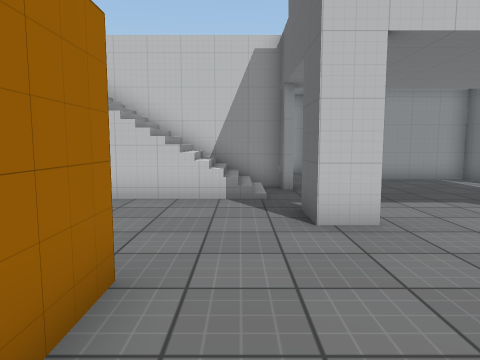
[1] (above)

24 first-person views from a walk through a 3-D level made in the Unity game engine. The camera is 1.3 m above the floor, tilts 6° down and sees 70° across. The floor is counted in squares, 1 m on a side. Each view is taken from the middle of a square. On the plan, view 1 faces up. The plan holds only what a view shows up to about 15 squares ahead; the rest is blank. The place goes on beyond the plan. The player character is not drawn. Some animated figures are left out. Some surface patterns are stand-ins.

[2]
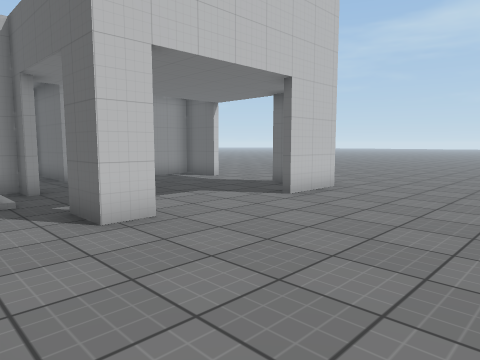

[3]
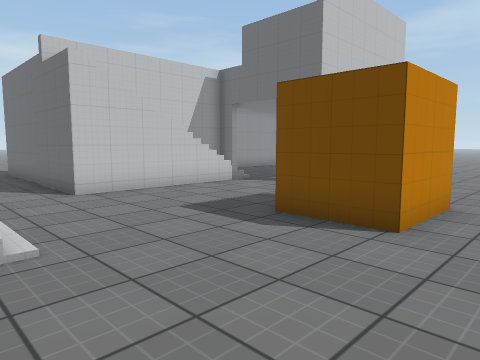

[4]
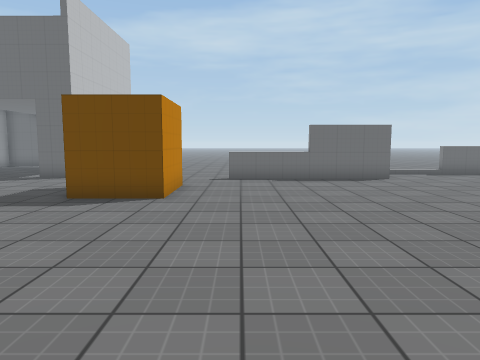

[5]
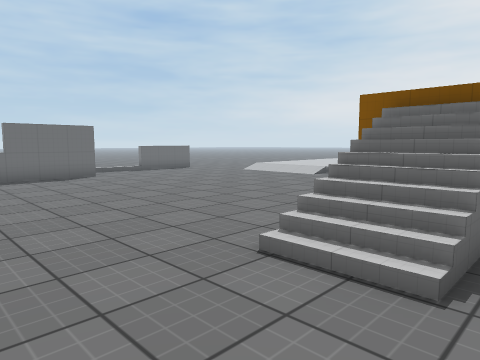

[6]
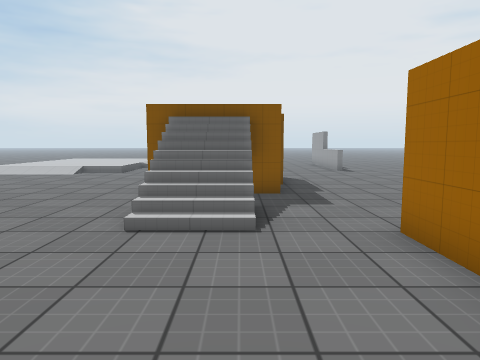

[7]
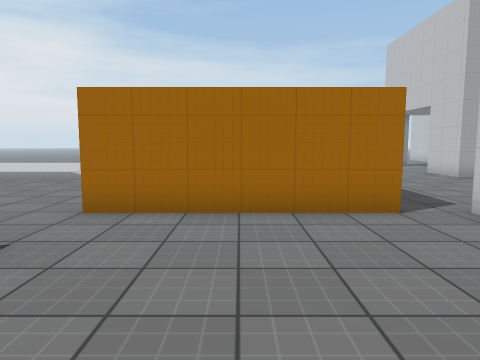

[8]
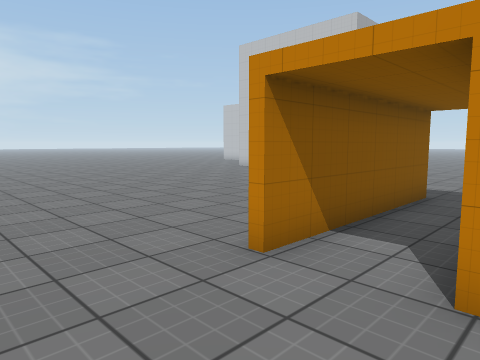

[9]
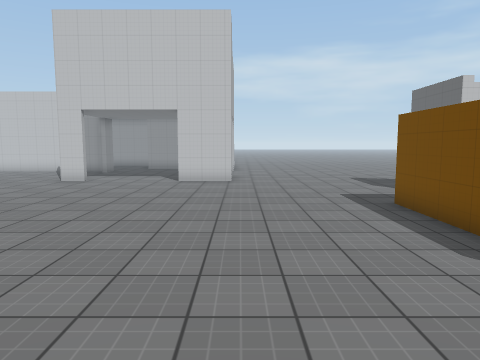

[10]
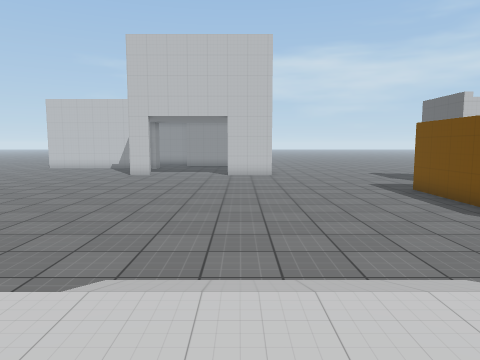

[11]
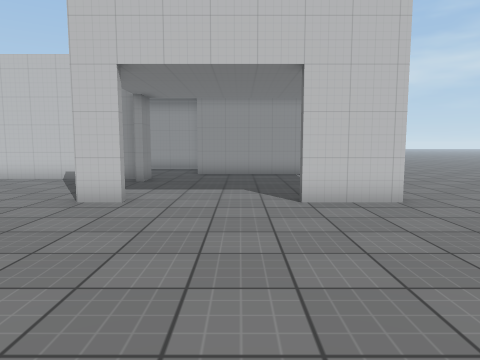

[12]
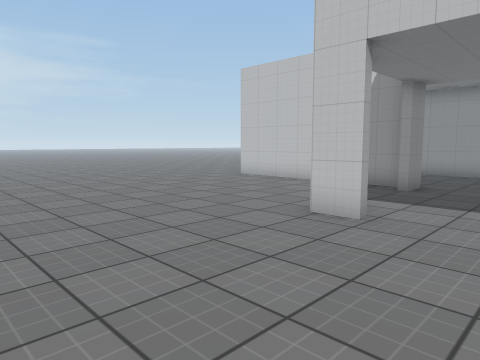

[13]
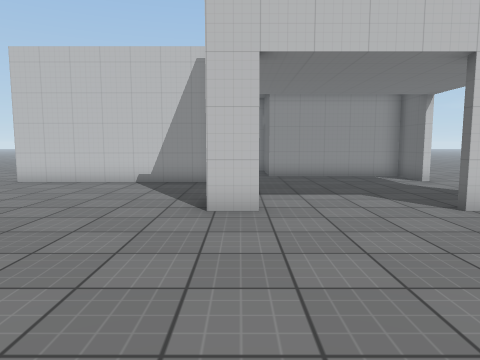

[14]
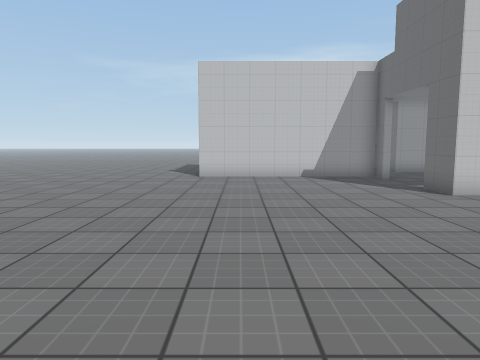

[15]
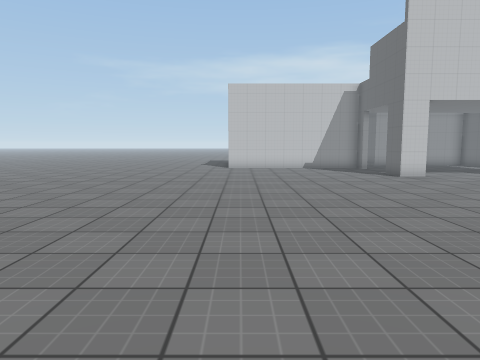

[16]
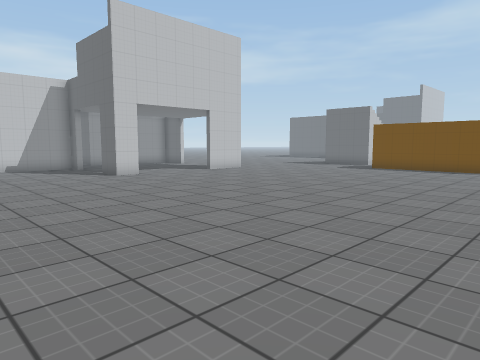

[17]
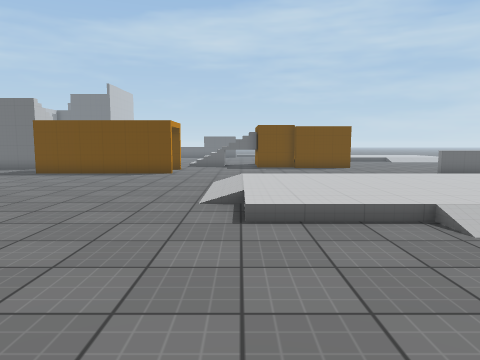

[18]
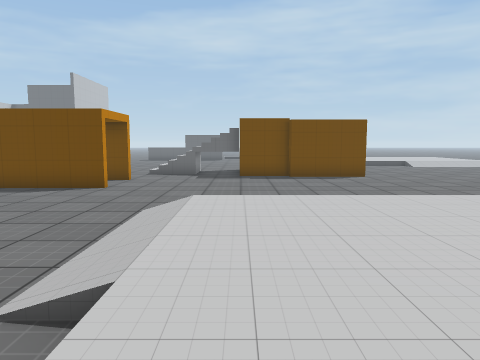

[19]
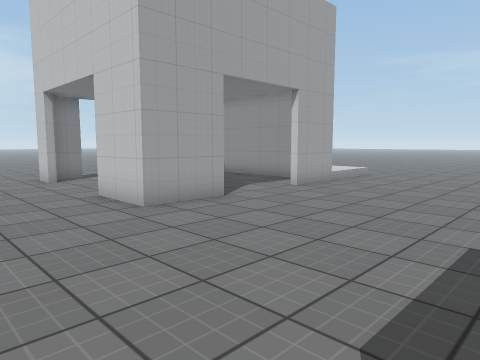

[20]
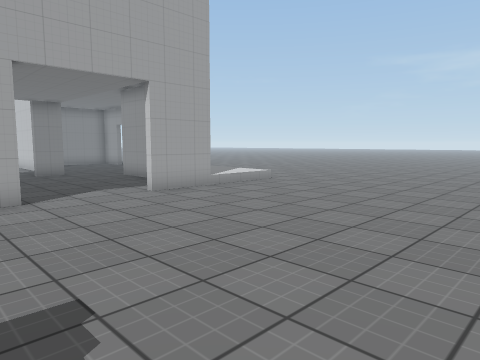

[21]
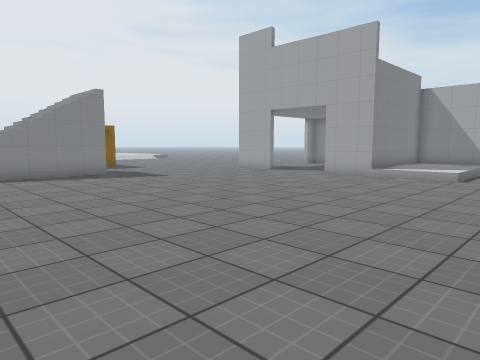

[22]
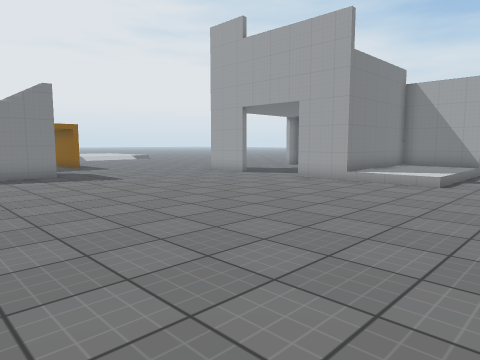

[23]
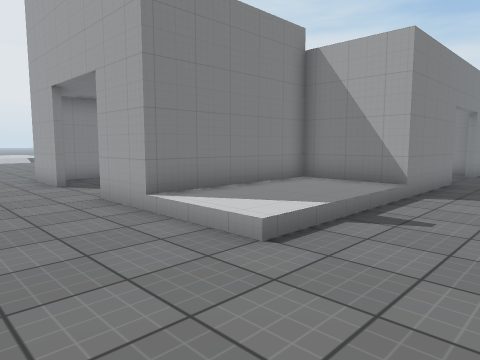

[24]
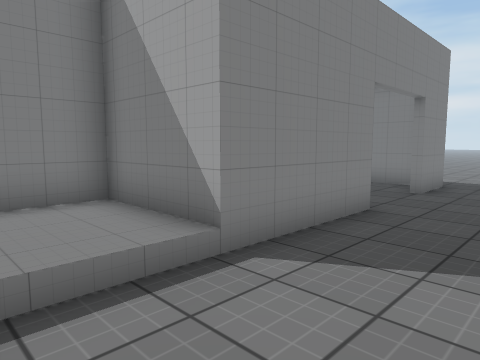

### Floor plan
Key: @ floor where view 1 was taken; # wall or solid block; x gap in a wall; . main floor; : floor 0.25 m higher than the main floor; + floor 2.25 m higher than the main floor; / step, stairs or slope; = window, fence, low wall or low ledge; v drop or lower ground; O other object.
Columns run from 38 left of view 1 to 8 right of it. Each row starts with its distance up from view 1.
 21            .. .  ....... .... .
 20       ........................
 19  ..............................
 18  .###...####/////..............
 17   #....  ..#:::::.............
 16   #.     ..#:::::.............  #        #
 15 ..       ..#######............  #        #
 14 ..       .......##............  #       .#
 13 ..#########.....##............  #       .######
 12 .........##..................  .#       .. ...#
 11 .............................  .#=######.. ...#
 10 .............................  .v /////#.......
  9 .........##.....##...........  ./  ////........
  8 .........##....###...........  .#vvvv=/.......#
  7 ............................  ................#
  6 ........................////  .........##....##
  5 ........................////  .................
  4 ......................../ //  .................
  3 ..........................    ....O  O.........
  2 .....................O.O...  .....O  O.........
  1 .....................O.O..........OOOO........
  0 .....................O.O..............@...
 -1 .....................O.O...............=
 -2 .....................O.O...............=
 -3  ....................O.O...............=
 -4  ....................O.O..///..........#
 -5     ......................=//..........#
 -6    . .. ..................x//..........#
 -7       . ....//::::........x/ ............
 -8         ....::::::.......+#/ .............
 -9         ....::::::......./   .............
-10           ..::::::. ...../  O......... ..=

Positions as (right, up) in squares from view 1, and headings:
1: (0, 0), facing up
2: (-1, 0), facing up-right
3: (-9, -1), facing up-right
4: (-12, -1), facing right
5: (-13, -1), facing down-right
6: (-12, 1), facing down
7: (-8, -1), facing left
8: (-14, -7), facing up-left
9: (-21, -7), facing up
10: (-23, -10), facing up
11: (-25, 0), facing up
12: (-25, 2), facing up-left
13: (-28, 1), facing up
14: (-34, -1), facing up
15: (-35, -6), facing up
16: (-35, -6), facing up-right
17: (-32, -7), facing right
18: (-27, -8), facing right
19: (-15, 4), facing up-left
20: (-13, 8), facing up-left
21: (-8, 21), facing down-left
22: (-10, 21), facing down-left
23: (-18, 21), facing down-left
24: (-24, 21), facing down-left
